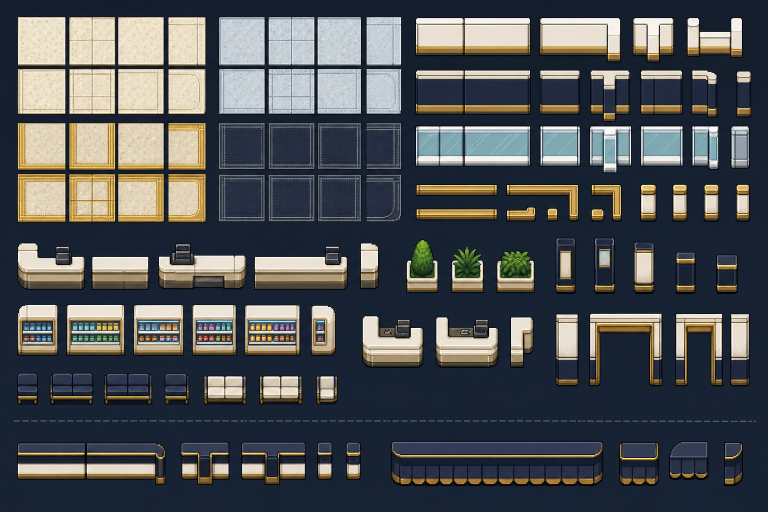
#> input picture game/assets/tilesets/duty-free-terminal-v1-source.png, 1536 x 1024 px (shown at 1/2 size)
$ python extract-duty-free-tileset.py
#> lines starting #> are read from the running program, lines starting #| are printed output that depends on the picture
from pathlib import Path
from PIL import Image

ROOT = Path(__file__).resolve().parents[1]
SOURCE = ROOT / "game/assets/tilesets/duty-free-terminal-v1-source.png"
TILE_OUTPUT = ROOT / "public/assets/tilesets/duty-free-terminal-v1"
PROP_OUTPUT = ROOT / "public/assets/props/duty-free-terminal-v1"


def crop_tile(image: Image.Image, name: str, box: tuple[int, int, int, int]) -> None:
#> called with name = 'floor-cream', box = (36, 36, 130, 130)
    tile = image.crop(box).resize((16, 16), Image.Resampling.NEAREST)
    tile.save(TILE_OUTPUT / f"{name}.png")


def save_cardinal_variants(image: Image.Image, output: Path, stem: str) -> None:
#> called with stem = 'monster-airport-wall'
    image.save(output / f"{stem}-down.png")
    image.transpose(Image.Transpose.FLIP_TOP_BOTTOM).save(output / f"{stem}-up.png")
    image.rotate(-90, expand=True).save(output / f"{stem}-left.png")
    image.rotate(90, expand=True).save(output / f"{stem}-right.png")


def remove_background(image: Image.Image, tolerance: int = 38) -> Image.Image:
#> called with tolerance = 38
    rgba = image.convert("RGBA")
    pixels = rgba.load()
    background = rgba.getpixel((0, 0))[:3]
#> background = (22, 32, 49)
    for y in range(rgba.height):
        for x in range(rgba.width):
            red, green, blue, alpha = pixels[x, y]
            distance = abs(red - background[0]) + abs(green - background[1]) + abs(blue - background[2])
            if distance <= tolerance:
                pixels[x, y] = (red, green, blue, 0)
            elif distance <= tolerance * 2:
                pixels[x, y] = (red, green, blue, min(alpha, int(255 * (distance - tolerance) / tolerance)))
    return rgba


def crop_prop(
    image: Image.Image,
    name: str,
    box: tuple[int, int, int, int],
    target_width: int,
) -> None:
    prop = remove_background(image.crop(box))
    alpha = prop.getchannel("A")
    bounds = alpha.getbbox()
#> bounds = (6, 0, 316, 86)
    if bounds:
        prop = prop.crop(bounds)
#> prop: PIL image 310x86 RGBA
    target_height = max(1, round(prop.height * target_width / prop.width))
#> target_height = 40
    prop = prop.resize((target_width, target_height), Image.Resampling.NEAREST)
#> prop: PIL image 144x40 RGBA
    prop.save(PROP_OUTPUT / f"{name}.png")


def main() -> None:
    TILE_OUTPUT.mkdir(parents=True, exist_ok=True)
    PROP_OUTPUT.mkdir(parents=True, exist_ok=True)
    image = Image.open(SOURCE).convert("RGBA")

    crop_tile(image, "floor-cream", (36, 36, 130, 130))
    crop_tile(image, "floor-blue", (438, 36, 530, 130))
    crop_tile(image, "floor-gold", (36, 246, 130, 340))
    crop_tile(image, "floor-dark", (438, 246, 530, 340))

    wall_down = image.crop((832, 36, 927, 130)).resize((16, 16), Image.Resampling.NEAREST)
    save_cardinal_variants(wall_down, TILE_OUTPUT, "monster-airport-wall")

    crop_prop(image, "service-counter", (177, 494, 493, 580), 144)
    crop_prop(image, "display-shelf", (32, 603, 648, 708), 128)
    crop_prop(image, "planter", (806, 468, 891, 583), 42)
#> call 3 of crop_prop, with name = 'planter', box = (806, 468, 891, 583), target_width = 42
#> call 3 of remove_background, with tolerance = 38
#> in remove_background (call 3), `rgba = image.convert("RGBA")`:
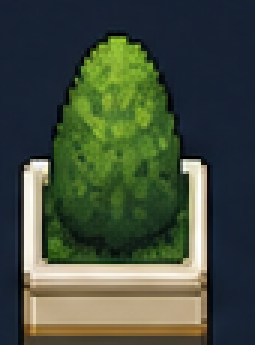
#> rgba: PIL image 85x115 RGBA (shown 3 times larger); mean R, G, B, A 67, 78.4, 61.4, 255
#> in remove_background (call 3), `background = rgba.getpixel((0, 0))[:3]`: background = (23, 33, 50)
#> in crop_prop (call 3), `alpha = prop.getchannel("A")`:
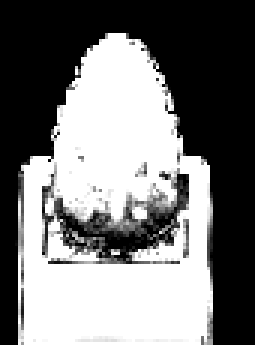
#> alpha: PIL image 85x115 L (shown 3 times larger); min 0, max 255, mean 121.7
#> in crop_prop (call 3), `bounds = alpha.getbbox()`: bounds = (5, 11, 71, 115)
    crop_prop(image, "sign-pillar", (1103, 466, 1178, 585), 28)
#> call 4 of crop_prop, with name = 'sign-pillar', box = (1103, 466, 1178, 585), target_width = 28
#> call 4 of remove_background, with tolerance = 38
#> in remove_background (call 4), `rgba = image.convert("RGBA")`:
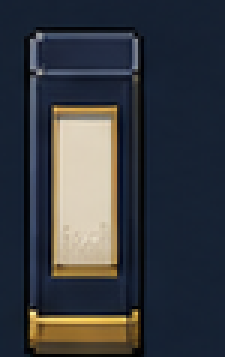
#> rgba: PIL image 75x119 RGBA (shown 3 times larger); mean R, G, B, A 54.8, 58.3, 64.4, 255
#> in remove_background (call 4), `background = rgba.getpixel((0, 0))[:3]`: background = (21, 33, 50)
#> in crop_prop (call 4), `alpha = prop.getchannel("A")`:
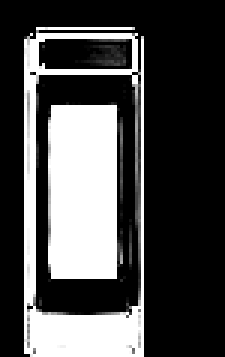
#> alpha: PIL image 75x119 L (shown 3 times larger); min 0, max 255, mean 75.1
#> in crop_prop (call 4), `bounds = alpha.getbbox()`: bounds = (8, 9, 48, 119)
    crop_prop(image, "shop-doorway", (1170, 599, 1330, 741), 112)
#> in remove_background (call 5), `rgba = image.convert("RGBA")`:
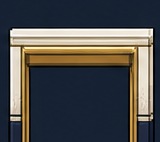
#> rgba: PIL image 160x142 RGBA; mean R, G, B, A 77.5, 77.1, 75.5, 255
#> in remove_background (call 5), `background = rgba.getpixel((0, 0))[:3]`: background = (22, 34, 51)
#> in crop_prop (call 5), `alpha = prop.getchannel("A")`:
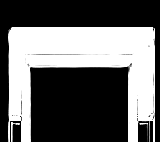
#> alpha: PIL image 160x142 L; min 0, max 255, mean 101.1
#> in crop_prop (call 5), `bounds = alpha.getbbox()`: bounds = (8, 27, 155, 142)
#> in crop_prop (call 5), `prop = prop.resize((target_width, target_height), Image.Resampling.NEA..`:
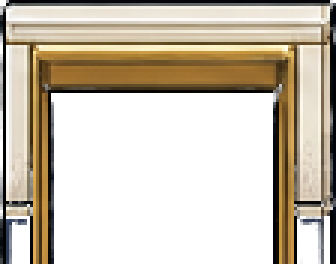
#> prop: PIL image 112x88 RGBA (shown 3 times larger); mean R, G, B, A 96, 91.6, 83.8, 137.7; transparent parts drawn white

    print(f"Tiles written to {TILE_OUTPUT}")
    print(f"Props written to {PROP_OUTPUT}")


if __name__ == "__main__":
    main()
